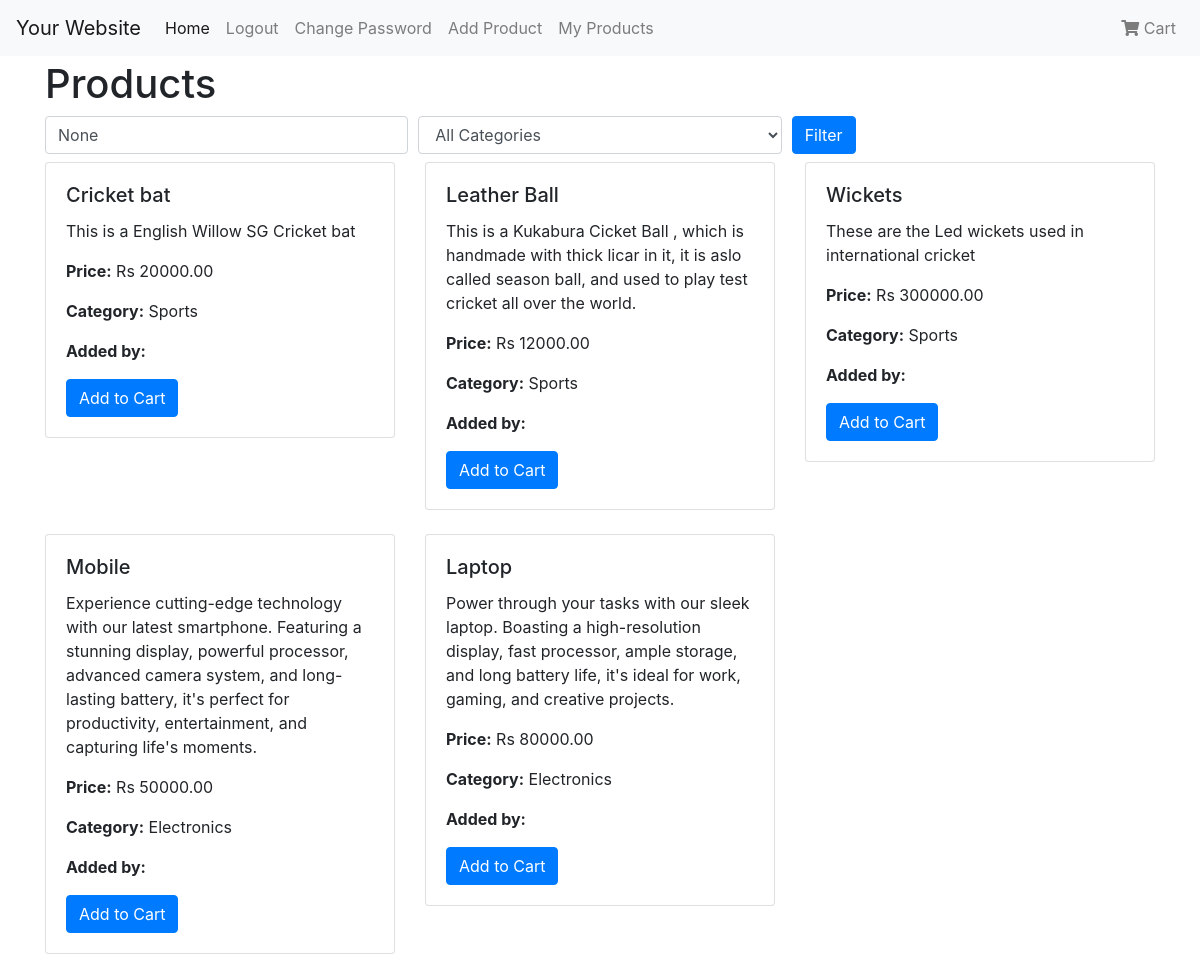
/home/ (signed in), run on an earlier commit of the app's database.
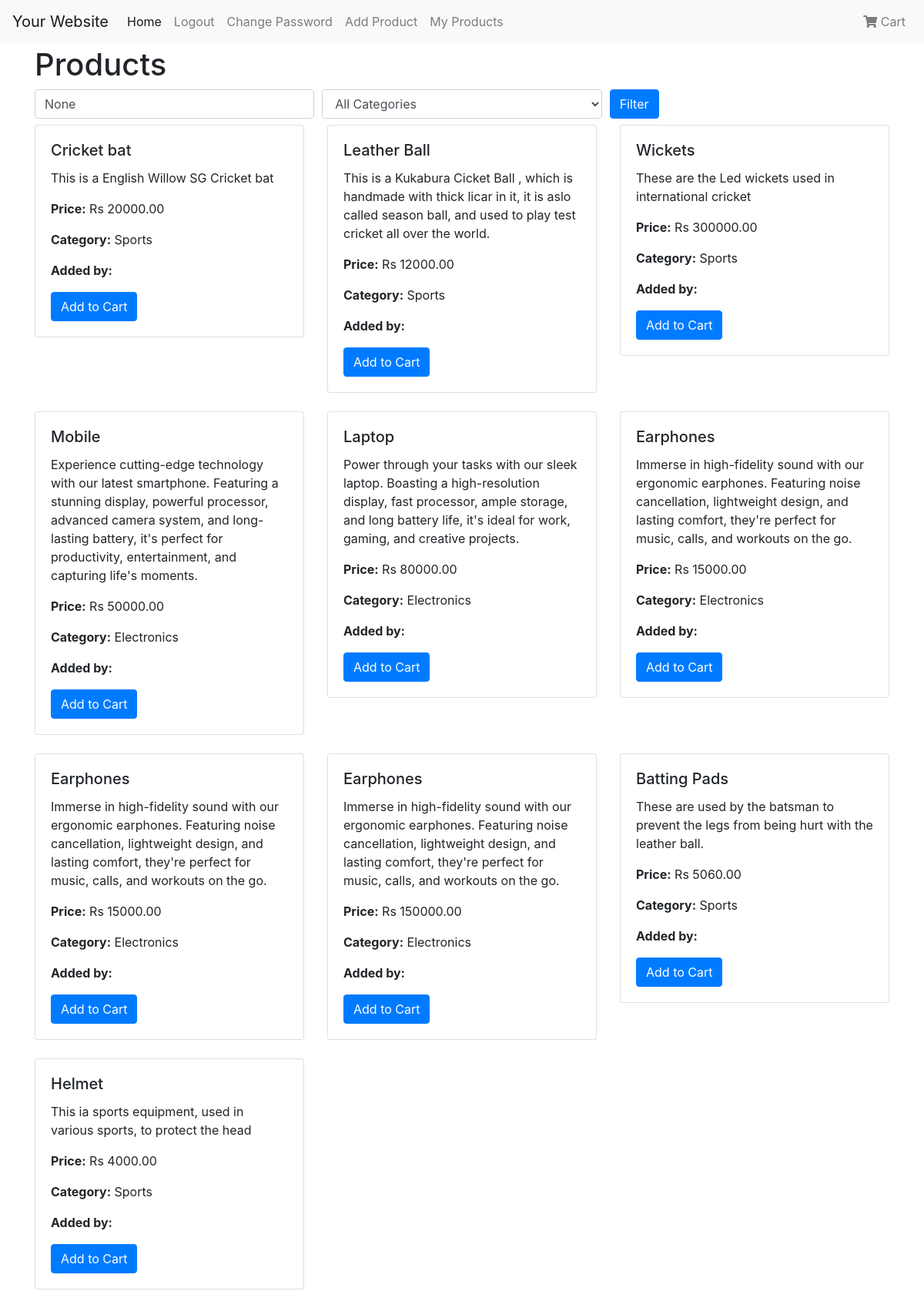
And on a later commit of the database.
### account/models.py (models this page shows, shortened)
class Product(models.Model):
    name = models.CharField(max_length=100)
    category = models.ForeignKey(ProductCategory, on_delete=models.CASCADE)
    description = models.TextField()
    price = models.DecimalField(max_digits=10, decimal_places=2)
    users = models.ManyToManyField(User, related_name='products')
    created_by = models.ForeignKey(User, on_delete=models.CASCADE, null=True, related_name='created_products')

class ProductCategory(models.Model):
    name = models.CharField(max_length=100)
    users = models.ManyToManyField(User, related_name='categories')

### account/views.py (the view)
# urls.py: path('home/',views.HomePage,name ='home'),
@login_required
def HomePage(request):
    products = Product.objects.all()
    filter_form = ProductFilterForm(request.GET)
    if filter_form.is_valid():
        name = filter_form.cleaned_data.get('name')
        category = filter_form.cleaned_data.get('category')
        if name:
            products = products.filter(name__icontains=name)
        if category:
            products = products.filter(category=category)
    cart, created = Cart.objects.get_or_create(user=request.user)
    return render(request, 'home.html', {'products': products, 'filter_form': filter_form, 'cart': cart})

### account/forms.py
class ProductFilterForm(forms.Form):
    name = forms.CharField(required=False, label='Product Name')
    category = forms.ModelChoiceField(
        queryset=ProductCategory.objects.all(),
        required=False,
        label='Category'
    )

### templates/home.html (shortened to what this page needs)
<!DOCTYPE html>
<html lang="en">
<head>
    <link rel="stylesheet" href="https://cdn.jsdelivr.net/npm/bootstrap@4.3.1/dist/css/bootstrap.min.css">
    <link rel="stylesheet" href="https://cdnjs.cloudflare.com/ajax/libs/font-awesome/5.15.3/css/all.min.css">
</head>
<body>
    <nav class="navbar navbar-expand-lg navbar-light bg-light">
        <a class="navbar-brand" href="#">Your Website</a>
        <div class="collapse navbar-collapse" id="navbarSupportedContent">
            <ul class="navbar-nav mr-auto">
                <li class="nav-item active">
                    <a class="nav-link" href="{% url 'home' %}">Home <span class="sr-only">(current)</span></a>
                </li>
                <li class="nav-item">
                    <a class="nav-link" href="{% url 'logout' %}">Logout</a>
                </li>
                <li class="nav-item">
                    <a class="nav-link" href="{% url 'ChangePassword' %}">Change Password</a>
                </li>
                <li class="nav-item">
                    <a class="nav-link" href="{% url 'add_product' %}">Add Product</a>
                </li>
                <li class="nav-item">
                    <a class="nav-link" href="{% url 'user_products' %}">My Products</a>
                </li>
            </ul>
            <ul class="navbar-nav ml-auto">
                <li class="nav-item">
                    <a class="nav-link" href="{% url 'view_cart' %}">
                        <i class="fa fa-shopping-cart"></i> Cart {% if cart_item_count > 0 %}<span class="badge badge-pill badge-primary">{{ cart_item_count }}</span>{% endif %}
                    </a>
                </li>
            </ul>
        </div>
    </nav>
    <div class="container mt-1">
        <h1>Products</h1>
        <form method="GET" class="mb-2">
            <div class="form-row">
                <div class="col">
                    <input type="text" name="name" class="form-control" placeholder="Product Name" value="{{ filter_form.name.value }}">
                </div>
                <div class="col">
                    <select name="category" class="form-control">
                        <option value="">All Categories</option>
                    </select>
                </div>
                <div class="col">
                    <button type="submit" class="btn btn-primary">Filter</button>
                </div>
            </div>
        </form>
        <div class="row">
            {% for product in products %}
                <div class="col-md-4">
                    <div class="card mb-4">
                        <div class="card-body">
                            <h5 class="card-title">{{ product.name }}</h5>
                            <p class="card-text">{{ product.description }}</p>
                            <p class="card-text"><strong>Price:</strong> Rs {{ product.price }}</p>
                            <p class="card-text"><strong>Category:</strong> {{ product.category.name }}</p>
                            <p class="card-text"><strong>Added by:</strong> {{ product.created_by.username }}</p>
                            <form method="POST" action="{% url 'add_to_cart' product.id %}">
                                <button type="submit" class="btn btn-primary">Add to Cart</button>
                            </form>
                        </div>
                    </div>
                </div>
            {% empty %}
                <div class="col-md-12">
                    <p>No products are available.</p>
                </div>
            {% endfor %}
        </div>
    </div>
</body>
</html>

What changed in the data, as far as the page shows it:
added Product: name "Earphones", description "Immerse in high-fidelity sound with our ergonomic earphones. Featuring noise cancellation, lightweight design, and lasting comfort, they're perfect for music, calls, and workouts on the go.", price "15000.00", category.name "Electronics"
added Product: name "Earphones", description "Immerse in high-fidelity sound with our ergonomic earphones. Featuring noise cancellation, lightweight design, and lasting comfort, they're perfect for music, calls, and workouts on the go.", price "15000.00", category.name "Electronics"
added Product: name "Earphones", description "Immerse in high-fidelity sound with our ergonomic earphones. Featuring noise cancellation, lightweight design, and lasting comfort, they're perfect for music, calls, and workouts on the go.", price "150000.00", category.name "Electronics"
added Product: name "Batting Pads", description "These are used by the batsman to prevent the legs from being hurt with the leather ball.", price "5060.00", category.name "Sports"
added Product: name "Helmet", description "This ia sports equipment, used in various sports, to protect the head", price "4000.00", category.name "Sports"
